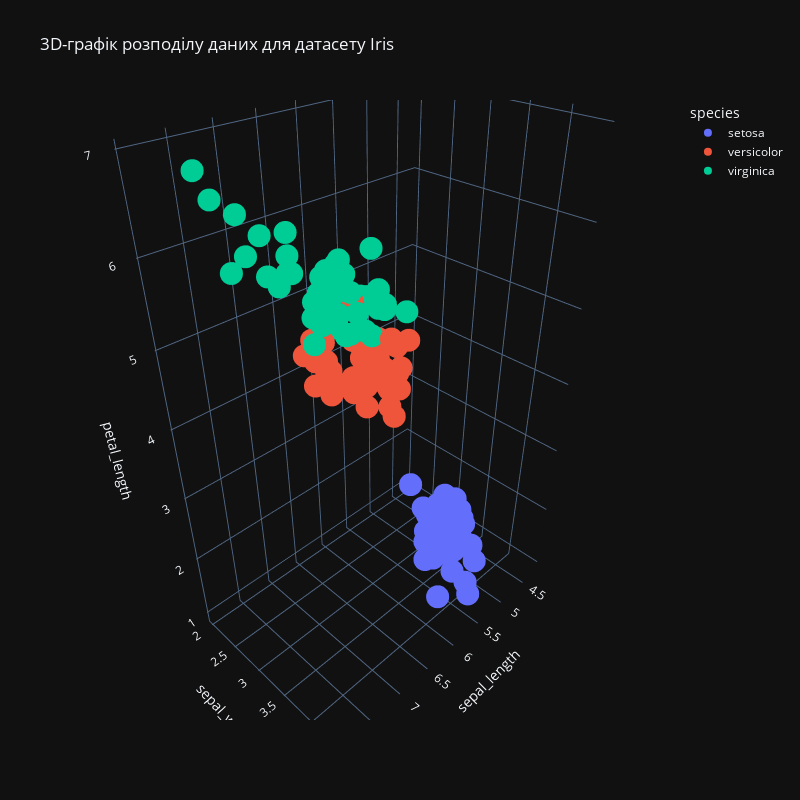

The cell this chart's notebook holds for it:
### Code cell
df = px.data.iris()
fig = px.scatter_3d(df, x='sepal_length', y='sepal_width', z='petal_length', color='species', 
                    title='3D-графік розподілу даних для датасету Iris')
fig.update_layout(width=800, height=800)
fig.show()

### Figure 1 — Plotly figure (JSON) as saved in the notebook; plotly's stock layout.template omitted (floating-point values rounded to 4 significant figures)
{"data": [{"hovertemplate": "species=setosa<br>sepal_length=%{x}<br>sepal_width=%{y}<br>petal_length=%{z}<extra></extra>", "legendgroup": "setosa", "marker": {"color": "#636efa", "symbol": "circle"}, "mode": "markers", "name": "setosa", "scene": "scene", "showlegend": true, "x": [5.1, 4.9, 4.7, 4.6, 5.0, 5.4, 4.6, 5.0, 4.4, 4.9, 5.4, 4.8, 4.8, 4.3, 5.8, 5.7, 5.4, 5.1, 5.7, 5.1, 5.4, 5.1, 4.6, 5.1, 4.8, 5.0, 5.0, 5.2, 5.2, 4.7, 4.8, 5.4, 5.2, 5.5, 4.9, 5.0, 5.5, 4.9, 4.4, 5.1, 5.0, 4.5, 4.4, 5.0, 5.1, 4.8, 5.1, 4.6, 5.3, 5.0], "y": [3.5, 3.0, 3.2, 3.1, 3.6, 3.9, 3.4, 3.4, 2.9, 3.1, 3.7, 3.4, 3.0, 3.0, 4.0, 4.4, 3.9, 3.5, 3.8, 3.8, 3.4, 3.7, 3.6, 3.3, 3.4, 3.0, 3.4, 3.5, 3.4, 3.2, 3.1, 3.4, 4.1, 4.2, 3.1, 3.2, 3.5, 3.1, 3.0, 3.4, 3.5, 2.3, 3.2, 3.5, 3.8, 3.0, 3.8, 3.2, 3.7, 3.3], "z": [1.4, 1.4, 1.3, 1.5, 1.4, 1.7, 1.4, 1.5, 1.4, 1.5, 1.5, 1.6, 1.4, 1.1, 1.2, 1.5, 1.3, 1.4, 1.7, 1.5, 1.7, 1.5, 1.0, 1.7, 1.9, 1.6, 1.6, 1.5, 1.4, 1.6, 1.6, 1.5, 1.5, 1.4, 1.5, 1.2, 1.3, 1.5, 1.3, 1.5, 1.3, 1.3, 1.3, 1.6, 1.9, 1.4, 1.6, 1.4, 1.5, 1.4], "type": "scatter3d"}, {"hovertemplate": "species=versicolor<br>sepal_length=%{x}<br>sepal_width=%{y}<br>petal_length=%{z}<extra></extra>", "legendgroup": "versicolor", "marker": {"color": "#EF553B", "symbol": "circle"}, "mode": "markers", "name": "versicolor", "scene": "scene", "showlegend": true, "x": [7.0, 6.4, 6.9, 5.5, 6.5, 5.7, 6.3, 4.9, 6.6, 5.2, 5.0, 5.9, 6.0, 6.1, 5.6, 6.7, 5.6, 5.8, 6.2, 5.6, 5.9, 6.1, 6.3, 6.1, 6.4, 6.6, 6.8, 6.7, 6.0, 5.7, 5.5, 5.5, 5.8, 6.0, 5.4, 6.0, 6.7, 6.3, 5.6, 5.5, 5.5, 6.1, 5.8, 5.0, 5.6, 5.7, 5.7, 6.2, 5.1, 5.7], "y": [3.2, 3.2, 3.1, 2.3, 2.8, 2.8, 3.3, 2.4, 2.9, 2.7, 2.0, 3.0, 2.2, 2.9, 2.9, 3.1, 3.0, 2.7, 2.2, 2.5, 3.2, 2.8, 2.5, 2.8, 2.9, 3.0, 2.8, 3.0, 2.9, 2.6, 2.4, 2.4, 2.7, 2.7, 3.0, 3.4, 3.1, 2.3, 3.0, 2.5, 2.6, 3.0, 2.6, 2.3, 2.7, 3.0, 2.9, 2.9, 2.5, 2.8], "z": [4.7, 4.5, 4.9, 4.0, 4.6, 4.5, 4.7, 3.3, 4.6, 3.9, 3.5, 4.2, 4.0, 4.7, 3.6, 4.4, 4.5, 4.1, 4.5, 3.9, 4.8, 4.0, 4.9, 4.7, 4.3, 4.4, 4.8, 5.0, 4.5, 3.5, 3.8, 3.7, 3.9, 5.1, 4.5, 4.5, 4.7, 4.4, 4.1, 4.0, 4.4, 4.6, 4.0, 3.3, 4.2, 4.2, 4.2, 4.3, 3.0, 4.1], "type": "scatter3d"}, {"hovertemplate": "species=virginica<br>sepal_length=%{x}<br>sepal_width=%{y}<br>petal_length=%{z}<extra></extra>", "legendgroup": "virginica", "marker": {"color": "#00cc96", "symbol": "circle"}, "mode": "markers", "name": "virginica", "scene": "scene", "showlegend": true, "x": [6.3, 5.8, 7.1, 6.3, 6.5, 7.6, 4.9, 7.3, 6.7, 7.2, 6.5, 6.4, 6.8, 5.7, 5.8, 6.4, 6.5, 7.7, 7.7, 6.0, 6.9, 5.6, 7.7, 6.3, 6.7, 7.2, 6.2, 6.1, 6.4, 7.2, 7.4, 7.9, 6.4, 6.3, 6.1, 7.7, 6.3, 6.4, 6.0, 6.9, 6.7, 6.9, 5.8, 6.8, 6.7, 6.7, 6.3, 6.5, 6.2, 5.9], "y": [3.3, 2.7, 3.0, 2.9, 3.0, 3.0, 2.5, 2.9, 2.5, 3.6, 3.2, 2.7, 3.0, 2.5, 2.8, 3.2, 3.0, 3.8, 2.6, 2.2, 3.2, 2.8, 2.8, 2.7, 3.3, 3.2, 2.8, 3.0, 2.8, 3.0, 2.8, 3.8, 2.8, 2.8, 2.6, 3.0, 3.4, 3.1, 3.0, 3.1, 3.1, 3.1, 2.7, 3.2, 3.3, 3.0, 2.5, 3.0, 3.4, 3.0], "z": [6.0, 5.1, 5.9, 5.6, 5.8, 6.6, 4.5, 6.3, 5.8, 6.1, 5.1, 5.3, 5.5, 5.0, 5.1, 5.3, 5.5, 6.7, 6.9, 5.0, 5.7, 4.9, 6.7, 4.9, 5.7, 6.0, 4.8, 4.9, 5.6, 5.8, 6.1, 6.4, 5.6, 5.1, 5.6, 6.1, 5.6, 5.5, 4.8, 5.4, 5.6, 5.1, 5.1, 5.9, 5.7, 5.2, 5.0, 5.2, 5.4, 5.1], "type": "scatter3d"}], "layout": {"scene": {"domain": {"x": [0.0, 1.0], "y": [0.0, 1.0]}, "xaxis": {"title": {"text": "sepal_length"}}, "yaxis": {"title": {"text": "sepal_width"}}, "zaxis": {"title": {"text": "petal_length"}}}, "legend": {"title": {"text": "species"}, "tracegroupgap": 0}, "title": {"text": "3D-графік розподілу даних для датасету Iris"}, "width": 800, "height": 800}}
